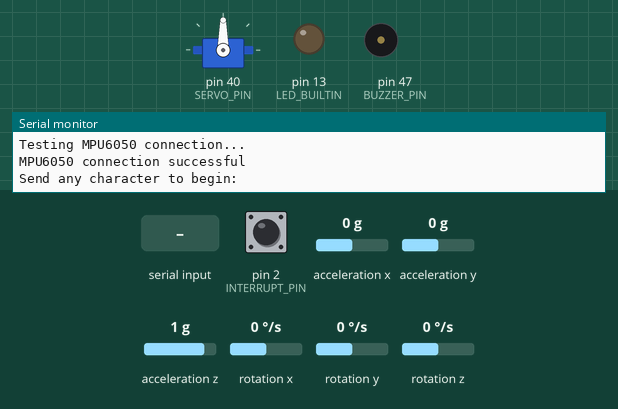
This sketch was run on a simulated Arduino Mega 2560, built with avr-gcc and run on an emulated ATmega2560. Parts: servo, output pins drawn as LEDs (lit = HIGH), buzzer (waves = sounding), the last lines printed to the serial monitor. Dashed ring = blinking. The inputs (shaded band) are chosen by the test bench; at power-on: acceleration y 0 g, pin 2 (INTERRUPT_PIN) LOW, acceleration x 0 g, acceleration z 1 g, rotation x 0 °/s, rotation y 0 °/s, rotation z 0 °/s. The sensor or clock chip raises its interrupt line as the real part does.

Above: at 0.9 s.
1.0 s: "1" received over Serial
4.0 s: acceleration y set to 0.8 g
At 4.53 s:
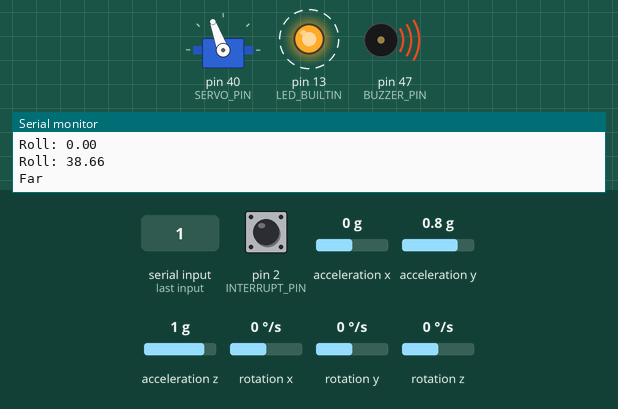
7.0 s: acceleration y set to -1.4 g
At 7.64 s:
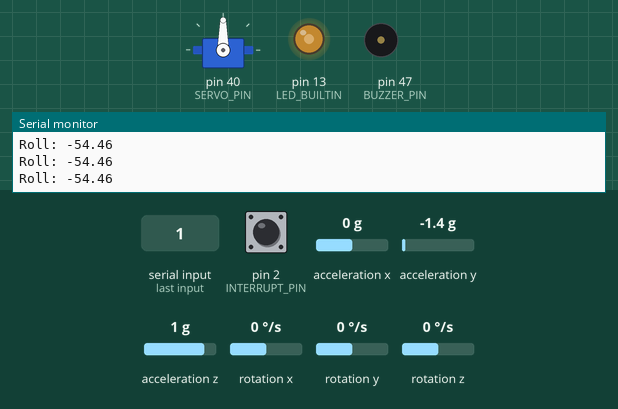
10.0 s: acceleration y set to 0.1 g
At 10.72 s:
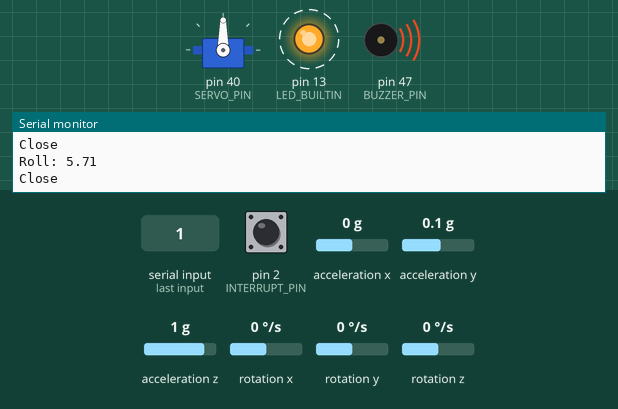
Timing chart, 0 to 14.0 s (numbered marks = the images above; inputs shaded):
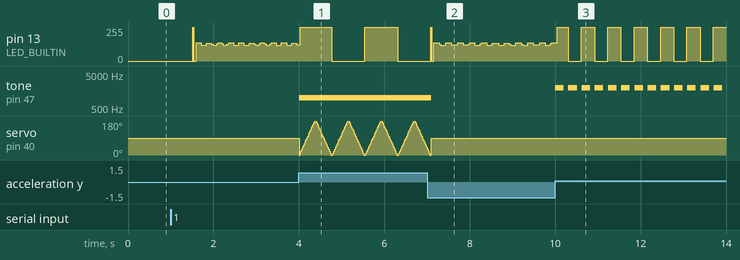

The sketch:

AlignMate_Source_Code.ino
```cpp
#include "I2Cdev.h"
#include "MPU6050_6Axis_MotionApps20.h"
#include <Servo.h> // Include the Servo library

/* MPU6050 default I2C address is 0x68 */
MPU6050 mpu;

int const INTERRUPT_PIN = 2; // Define the interrupt pin
int const BUZZER_PIN = 47;   // Define the buzzer pin
int const SERVO_PIN = 40;     // Define the servo pin
bool blinkState;

Servo myServo;               // Create a Servo object

/* MPU6050 Control/Status Variables */
bool DMPReady = false;       // Set true if DMP init was successful
uint8_t MPUIntStatus;        // Interrupt status byte from MPU
uint8_t devStatus;           // Return status after device operation (0 = success, !0 = error)
uint16_t packetSize;         // Expected DMP packet size
uint8_t FIFOBuffer[64];      // FIFO storage buffer

/* Orientation/Motion Variables */
Quaternion q;                // Quaternion container
VectorFloat gravity;         // Gravity vector
float ypr[3];                // Yaw, pitch, and roll angles (only roll will be used)

/* Interrupt detection routine */
volatile bool MPUInterrupt = false; // Indicates whether MPU6050 interrupt pin has gone high
void DMPDataReady() {
  MPUInterrupt = true;
}

void setup() {
  Wire.begin();
  Wire.setClock(400000); // 400kHz I2C clock

  Serial.begin(115200); // Initialize serial communication
  while (!Serial);

  // Initialize device
  Serial.println(F("Initializing I2C devices..."));
  mpu.initialize();
  pinMode(INTERRUPT_PIN, INPUT);
  pinMode(BUZZER_PIN, OUTPUT); // Set buzzer pin as output

  // Attach servo to the specified pin
  myServo.attach(SERVO_PIN);

  // Verify connection
  Serial.println(F("Testing MPU6050 connection..."));
  if (!mpu.testConnection()) {
    Serial.println("MPU6050 connection failed");
    while (true);
  } else {
    Serial.println("MPU6050 connection successful");
  }

  // Wait for user input to continue
  Serial.println(F("\nSend any character to begin: "));
  while (Serial.available() && Serial.read()); // Empty buffer
  while (!Serial.available());
  while (Serial.available() && Serial.read()); // Empty buffer again

  // Initialize and configure the DMP
  Serial.println(F("Initializing DMP..."));
  devStatus = mpu.dmpInitialize();

  // Supply gyro offsets (scaled for min sensitivity)
  mpu.setXGyroOffset(0);
  mpu.setYGyroOffset(0);
  mpu.setZGyroOffset(0);
  mpu.setXAccelOffset(0);
  mpu.setYAccelOffset(0);
  mpu.setZAccelOffset(0);

  // Check if DMP initialization was successful
  if (devStatus == 0) {
    mpu.CalibrateAccel(6);  // Generate offsets and calibrate MPU6050
    mpu.CalibrateGyro(6);
    Serial.println("Active offsets:");
    mpu.PrintActiveOffsets();

    // Enable DMP
    Serial.println(F("Enabling DMP..."));
    mpu.setDMPEnabled(true);

    // Enable interrupt detection
    Serial.print(F("Enabling interrupt detection (Arduino external interrupt "));
    Serial.print(digitalPinToInterrupt(INTERRUPT_PIN));
    Serial.println(F(")..."));
    attachInterrupt(digitalPinToInterrupt(INTERRUPT_PIN), DMPDataReady, RISING);
    MPUIntStatus = mpu.getIntStatus();

    // Set DMP ready flag
    Serial.println(F("DMP ready! Waiting for first interrupt..."));
    DMPReady = true;
    packetSize = mpu.dmpGetFIFOPacketSize();
  } else {
    Serial.print(F("DMP Initialization failed (code "));
    Serial.print(devStatus);
    Serial.println(F(")"));
  }
  pinMode(LED_BUILTIN, OUTPUT);
}

void loop() {
  if (!DMPReady) return; // Stop the program if DMP initialization fails

  // Read a packet from FIFO
  if (mpu.dmpGetCurrentFIFOPacket(FIFOBuffer)) {
    // Get roll angle
    mpu.dmpGetQuaternion(&q, FIFOBuffer);
    mpu.dmpGetGravity(&gravity, &q);
    mpu.dmpGetYawPitchRoll(ypr, &q, &gravity);

    float roll = ypr[2] * 180 / M_PI; // Convert roll to degrees
    Serial.print("Roll: ");
    Serial.println(roll);

    // Check roll thresholds and control buzzer and servo
    if (roll >= 3 && roll < 6) {
      Serial.println("Close");
      tone(BUZZER_PIN, 2000, 200); // Play a short 1kHz tone for 200ms

      delay(300); // Delay to prevent overlapping sounds
    } else if (roll >= 6) {
      Serial.println("Far");
      tone(BUZZER_PIN, 1000); // Play a continuous 2kHz tone

      // Move servo back and forth
      for (int angle = 0; angle <= 180; angle += 10) {
        myServo.write(angle); // Move servo to the current angle
        delay(20);            // Small delay for smooth motion
      }
      for (int angle = 180; angle >= 0; angle -= 10) {
        myServo.write(angle); // Move servo back to the starting angle
        delay(20);            // Small delay for smooth motion
      }
    } else if (roll < 3){
      noTone(BUZZER_PIN);  // Stop the buzzer when roll is below 10 degrees
      myServo.write(90);  // Stop servo at a neutral position (90°)
    }

    // Blink LED to indicate activity
    blinkState = !blinkState;
    digitalWrite(LED_BUILTIN, blinkState);
  }
}
```

Measured:
- after the input at 7.0 s, tone on pin 47 (BUZZER_PIN): 1000 Hz → silent after 0.10 s
- after the input at 10.0 s, tone on pin 47 (BUZZER_PIN): alternates 2000 Hz for 0.20 s and silent for 0.11 s, starting at once
- by itself, pin 13 (LED_BUILTIN): alternates 255/255 for 0.31 s and 0/255 for 0.31 s
